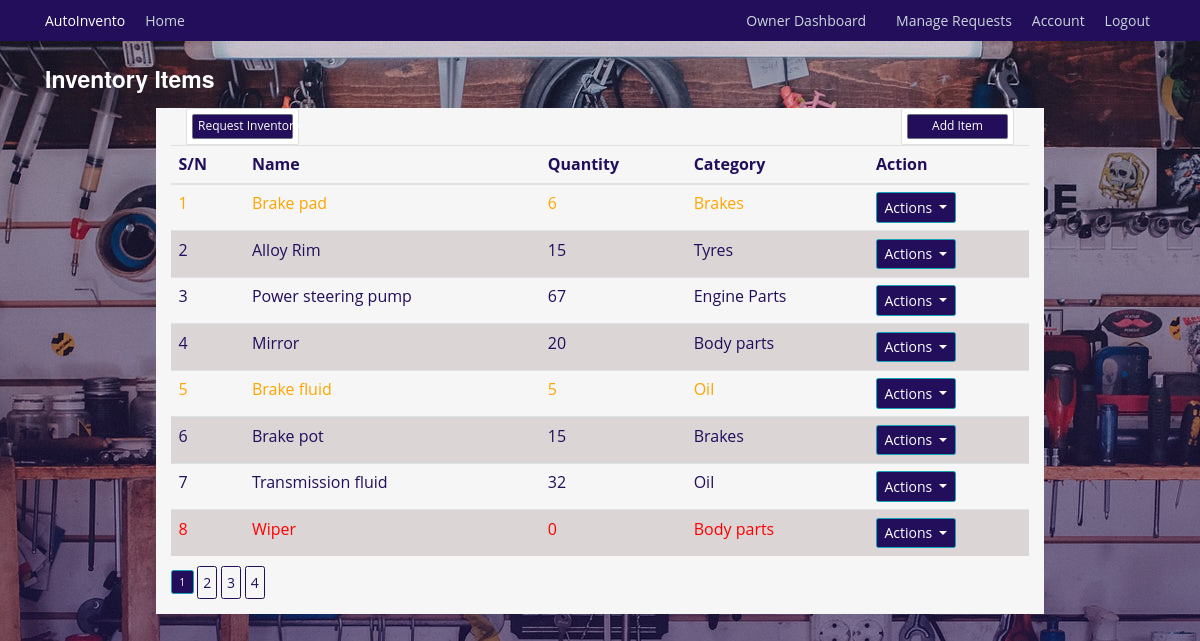
/inventory/view (signed in), run on the app's committed database.
### autoinvento/models.py (models this page shows, shortened)
class InventoryItem(db.Model):
    id = db.Column(db.Integer, primary_key=True)
    name = db.Column(db.String(128), unique=True, nullable=False, index=True)
    quantity = db.Column(db.Integer, nullable=False)
    category = db.Column(db.String(50), nullable=False)
    low_stock_threshold = db.Column(db.Integer, default=10)
    date_added = db.Column(db.DateTime, default=datetime.utcnow)
    supplier_id = db.Column(db.Integer, db.ForeignKey('supplier.id'))
    supplier = db.relationship('Supplier', back_populates='items')
    usage_logs = db.relationship('UsageLog', back_populates='items', cascade='all, delete-orphan')
    notifications = db.relationship('Notification', back_populates='items', cascade='all, delete-orphan')
    requests = db.relationship('InventoryRequest', back_populates='requested_item')

### autoinvento/inventory/routes.py (the view)
@inventory.route('/inventory/view', methods=['GET', 'POST'])
@login_required
def view_inventories():
    page = request.args.get('page', 1, type=int)
    inventories = InventoryItem.query.paginate(page=page, per_page=8)
    return render_template('view_inventories.html', title='Inventories', inventories=inventories)

### autoinvento/models.py (called while the page is built)
@login_manager.user_loader
def load_user(mechanic_id):
    return Mechanics.query.get(int(mechanic_id))

### autoinvento/templates/view_inventories.html (shortened to what this page needs)
{% extends "base.html" %} {% block content %}
<div class="inventory">
  <h3 class="mt-4" style="color: white">Inventory Items</h3>
  <div class="container mt-2 background mt-4">
    <div class="col-md-2 float-left">
      <div class="card p-2">
        <a
          class="btn btn-sm btn-secondary"
          href="{{ url_for('users.submit_request') }}"
          >Request Inventory</a
        >
      </div>
    </div>
    <div class="col-md-2 float-right">
      <div class="card p-2">
        <a
          class="btn btn-sm btn-secondary"
          href="{{ url_for('inventory.add_inventory') }}"
          >Add Item</a
        >
      </div>
    </div>
    <div class="table-responsive">
      <table class="table">
        <thead>
          <tr>
            <th>S/N</th>
            <th>Name</th>
            <th>Quantity</th>
            <th>Category</th>
            <th>Action</th>
          </tr>
        </thead>
        <tbody>
          {% for inventory in inventories %} {% if inventory.quantity > 0 and
          inventory.quantity <= 10 %}
          <tr style="color: orange">
            {% elif inventory.quantity == 0 %}
          <tr style="color: red">
            {% else %}
          <tr style="color: #220e5b">
            {% endif %}
            <td>{{ inventory.id }}</td>
            <td>{{ inventory.name }}</td>
            <td>{{ inventory.quantity }}</td>
            <td>{{ inventory.category }}</td>
            <td>
              <div class="dropdown">
                <button
                  class="btn btn-info dropdown-toggle"
                  type="button"
                  data-bs-toggle="dropdown"
                  aria-expanded="false"
                >
                  Actions
                </button>
              </div>
            </td>
          </tr>
          {% endfor %}
        </tbody>
      </table>
    </div>
    {% for page_num in inventories.iter_pages(left_edge=1, right_edge=1,
    left_current=1, right_current=2) %} {% if page_num %} {% if inventories.page
    == page_num %}
    <a
      class="btn btn-info mb-4"
      href="{{ url_for('inventory.view_inventories', page=page_num) }}"
      >{{ page_num }}</a
    >
    {% else %}
    <a
      class="btn btn-outline-info mb-4"
      href="{{ url_for('inventory.view_inventories', page=page_num) }}"
      >{{ page_num }}</a
    >
    {% endif %} {% else %} . . . {% endif %} {% endfor %}
  </div>
  {% endblock content %}

### autoinvento/static/css/styles.css (style rules this page uses)
:root { --color-primary: #220e5b; --color-black: #090909; --text-color: var(--color-black); --color-white: #ffffff; --color-background: #f6f6f6; --font-family-base: "Open Sans", "Helvetica Neue", Helvetica, Arial, sans-serif; --font-family-title: "Raleway", "Helvetica Neue", Helvetica, Arial, sans-serif; --font-size-small: 1.2rem; --font-size-medium: 1.4rem; --font-size-large: 1.8rem; --font-size-x-large: 2.3rem; --font-size-xx-large: 3.5rem; --font-weight-regular: 400; --font-weight-bold: 700; --nav-item-font-family: var(--font-family-title); --nav-item-font-weight: var(--font-weight-bold); --nav-item-font-size: var(--font-size-medium); --nav-item-letter-spacing: 0.04rem; --nav-item-display: inline-block; --nav-item-margin: 0 0 3rem 0; --nav-item-link-hover: var(--color-white); --section-tagline-margin: 0; --button-display: inline-block; --section-padding: 4rem 0; --section-header-padding: 0 0 3rem; --section-body-padding: 0 0 3rem; --section-header-align: center; --section-title-margin: 0; }
html { scroll-behavior: smooth; font-size: 62.5%; }
body { background: linear-gradient(180deg, var(--color-background), #689fc4); color: var(--color-primary); margin-top: 5rem; font-family: var(--font-family-base); font-size: var(--font-size-medium); font-weight: var(--font-weight-regular); }
h1, h2, h3, h4, h5, h6 { color: var(--color-primary); font-family: var(--font-family-title); font-weight: var(--font-weight-bold); }
.btn.btn-outline-info { display: var(--button-display); padding: var(--button-padding); border: 1px solid var(--color-primary); color: var(--color-primary); font-size: var(--font-size-medium); padding: 5; display: var(--button-display); }
tr:nth-child(even) { background-color: #dbd5d5; }
.btn.btn-info.dropdown-toggle { background-color: var(--color-primary); font-size: var(--font-size-medium); }
.btn-info { background-color: var(--color-primary); }
.col-md-12 h3 { font-size: var(--font-size-x-large); color: var(--color-primary); }
.container.background { margin-top: 20; background: var(--color-white); width: 80%; }
.btn.btn-sm.btn-secondary { background-color: var(--color-primary); font-size: var(--font-size-small); }
.container.mt-4 { background-color: var(--color-background); }

### data on the page
InventoryItem: id "1", name "Brake pad", quantity "6", category "Brakes"
InventoryItem: id "2", name "Alloy Rim", quantity "15", category "Tyres"
InventoryItem: id "3", name "Power steering pump", quantity "67", category "Engine Parts"
InventoryItem: id "4", name "Mirror", quantity "20", category "Body parts"
InventoryItem: id "5", name "Brake fluid", quantity "5", category "Oil"
InventoryItem: id "6", name "Brake pot", quantity "15", category "Brakes"
InventoryItem: id "7", name "Transmission fluid", quantity "32", category "Oil"
InventoryItem: id "8", name "Wiper", quantity "0", category "Body parts"

### other printed values
{{ page_num }} "1"
{{ page_num }} "2" "3" "4"
